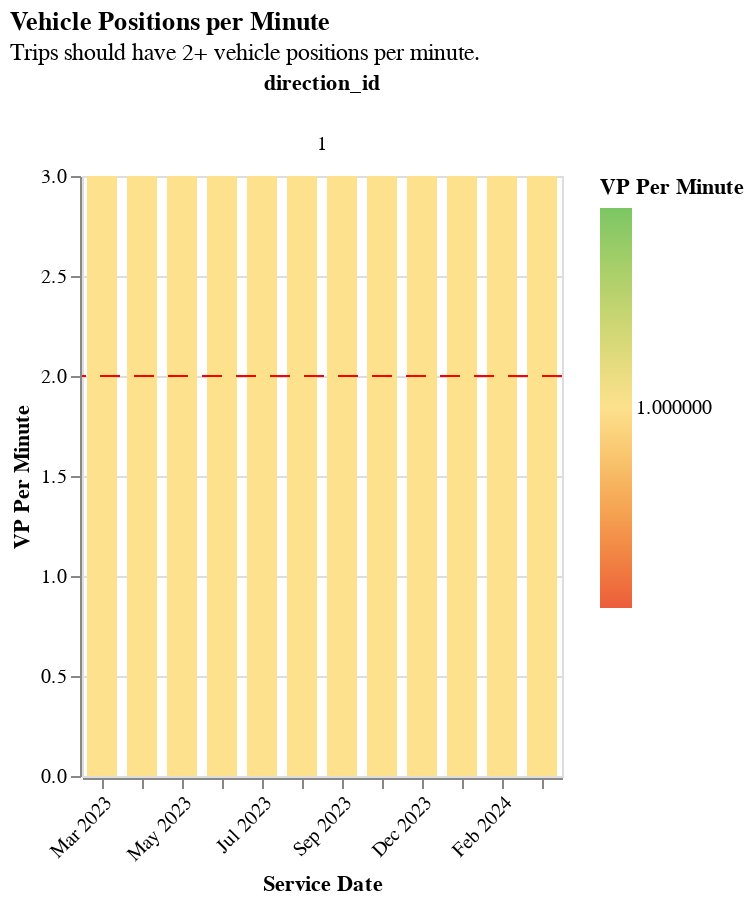

Here is the notebook cell this chart was saved with:
### Code cell
section2.base_facet_with_ruler_chart(
                one_route.drop_duplicates(),
                "vp_per_minute",
                "ruler_for_vp_per_min",
                "Vehicle Positions per Minute",
                "Trips should have 2+ vehicle positions per minute.",
            )
